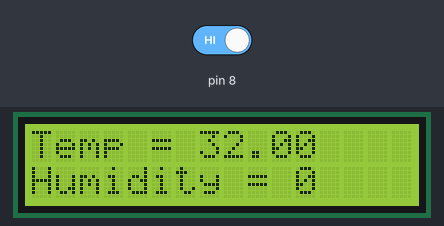
Simulated run of this sketch. Board: Arduino Uno, built with avr-gcc and run on an emulated ATmega328P. Parts: 16×2 character LCD. The inputs (shaded band) are chosen by the test bench; at power-on: pin 8 HIGH. No radio packets arrive unless stated.

Above: at 1.6 s.
1.7 s: pin 8 driven LOW
At 2.8 s:
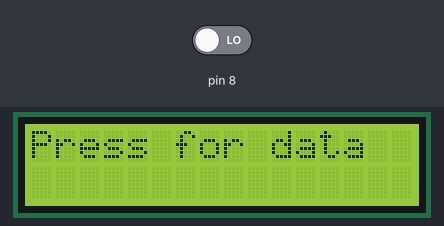
3.2 s: pin 8 driven HIGH
At 4.9 s:
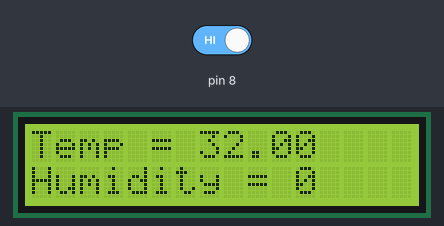
Timing chart, 0 to 6.4 s (numbered marks = the images above; inputs shaded):
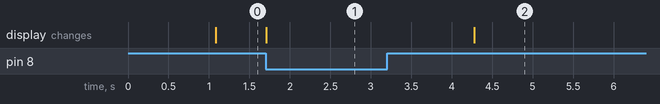

The sketch:

wireless_receiver.ino
```cpp
/* CONNECTIONS: nRF24L01 Modules See:
 http://arduino-info.wikispaces.com/Nrf24L01-2.4GHz-HowTo
   1 - GND
   2 - VCC 3.3V !!! NOT 5V
   3 - CE to Arduino pin 9
   4 - CSN to Arduino pin 10
   5 - SCK to Arduino pin 13
   6 - MOSI to Arduino pin 11
   7 - MISO to Arduino pin 12
   8 - UNUSED

   The LCD circuit:
 * LCD RS pin to digital pin 7
 * LCD Enable pin to digital pin 6
 * LCD D4 pin to digital pin 5
 * LCD D5 pin to digital pin 4
 * LCD D6 pin to digital pin 3
 * LCD D7 pin to digital pin 2
 * LCD R/W pin to ground
 * 10K resistor:
 * ends to +5V and ground
 * wiper to LCD VO pin (pin 3)

 - V1.00 11/26/13
   Based on examples at http://www.bajdi.com/
   Questions: terry@yourduino.com */

/*-----( Import needed libraries )-----*/
#include <SPI.h>
#include <nRF24L01.h>
#include <RF24.h>
#include <LiquidCrystal.h>
/*-----( Declare Constants and Pin Numbers )-----*/
#define CE_PIN   9
#define CSN_PIN 10

// NOTE: the "LL" at the end of the constant is "LongLong" type
const uint64_t pipe = 0xE8E8F0F0E1LL; // Define the transmit pipe

LiquidCrystal lcd(7, 6, 5, 4, 3, 2);
/*-----( Declare objects )-----*/
RF24 radio(CE_PIN, CSN_PIN); // Create a Radio
/*-----( Declare Variables )-----*/
const uint64_t pipes[2] = { 0xe7e7e7e7e7LL, 0xc2c2c2c2c2LL }; //pipe addresses
int joystick[3];  // 2 element array holding Joystick readings
int packetReceived = 0; //for determining the temp only once.
void setup()   /****** SETUP: RUNS ONCE ******/
{
  pinMode(8, INPUT);
  radio.begin();
  radio.openWritingPipe(pipes[1]);
  radio.openReadingPipe(1, pipes[0]);
  radio.startListening();
  lcd.begin(16, 2);
  // Print a message to the LCD.
  lcd.print("Joe's Radio:");
}//--(end setup )---


void loop()   /****** LOOP: RUNS CONSTANTLY ******/
{
  while(digitalRead(8) == LOW)
  {
    lcd.clear();
    lcd.print("Press for data");
    delay(100);  //software debounce
    packetReceived = 0;
  }
  if(packetReceived == 1)
  {
    //lcd.clear();
    lcd.setCursor(0, 0);
      lcd.print("Temp = ");
      lcd.setCursor(7, 0);
      lcd.print(1.8*joystick[1] + 32);
      lcd.setCursor(0, 1);
      lcd.print("Humidity = ");
      lcd.setCursor(11, 1);
      lcd.print(joystick[2]);
  }
  else {
  int packetRequest = 99; //arbitrary packetRequest value
  // transmit the data
  radio.stopListening();
  radio.write( &packetRequest, sizeof(packetRequest) );
  radio.startListening();
  // Read the data payload until we've received everything
  unsigned long started_waiting_at = millis();
  bool timeout = false;
  //Either will have new packet of data or a timeout will occur
  while (!radio.available() && ! timeout){
    if (millis() - started_waiting_at > 1000 )
      timeout = true;
  }
  if (timeout){
    lcd.clear();
    lcd.print("Timed out.");
  }
  else {
    radio.read( &joystick, sizeof(joystick) );
  }
  if(joystick[0] == 0){
      lcd.clear();
      lcd.print("Temp = ");
      lcd.setCursor(7, 0);
      lcd.print(1.8*joystick[1] + 32);
      lcd.setCursor(0, 1);
      lcd.print("Humidity = ");
      lcd.setCursor(11, 1);
      lcd.print(joystick[2]);
      packetReceived = 1;
    }
    else if(joystick[0] == -1){
      lcd.clear();
      lcd.print("Checksum error.");
    }
    else if(joystick[0] == -2){
      lcd.clear();
      lcd.print("Time out error.");
    }
    else if(joystick[0] == -3){  //corrupt packetRequest feedback, send again
      lcd.clear();
      lcd.print("Packet Corrupt.");
    }
    else {
      lcd.clear();
      lcd.print("Sorry home boy");
    }
  }
}//--(end main loop )---
//*********( THE END )***********
```

Measured:
- after the input at 1.7 s, the display: changes at once (image 1)
- after the input at 3.2 s, the display: changes after 1.1 s (image 2)
